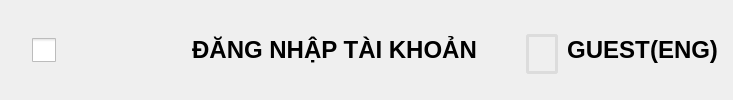
     <widget class="QWidget" name="widget_header" native="true">
      <property name="sizePolicy">
       <sizepolicy hsizetype="Minimum" vsizetype="Minimum">
        <horstretch>0</horstretch>
        <verstretch>0</verstretch>
       </sizepolicy>
      </property>
      <layout class="QHBoxLayout" name="horizontalLayout_2">
       <property name="spacing">
        <number>0</number>
       </property>
       <property name="leftMargin">
        <number>0</number>
       </property>
       <property name="topMargin">
        <number>0</number>
       </property>
       <property name="rightMargin">
        <number>0</number>
       </property>
       <property name="bottomMargin">
        <number>0</number>
       </property>
       <item>
        <widget class="QPushButton" name="input_open_invoice_button">
         <property name="sizePolicy">
          <sizepolicy hsizetype="Expanding" vsizetype="Maximum">
           <horstretch>0</horstretch>
           <verstretch>0</verstretch>
          </sizepolicy>
         </property>
         <property name="maximumSize">
          <size>
           <width>50</width>
           <height>40</height>
          </size>
         </property>
         <property name="sizeIncrement">
          <size>
           <width>0</width>
           <height>40</height>
          </size>
         </property>
         <property name="font">
          <font/>
         </property>
         <property name="cursor">
          <cursorShape>PointingHandCursor</cursorShape>
         </property>
         <property name="styleSheet">
          <string notr="true">QPushButton {
    background-color: transparent;
    border: none;
    padding: 0;
    margin: 0;
    image: url(:/icon/images/icon/open_126062.png);
}

QPushButton:hover {
    image: url(:/icon/images/icon/person.png);
}

QPushButton:pressed {
    background-color: transparent;
}

QPushButton:disabled {
    background-color: transparent;
    image: none;
}
</string>
         </property>
         <property name="text">
          <string/>
         </property>
         <property name="iconSize">
          <size>
           <width>32</width>
           <height>32</height>
          </size>
         </property>
        </widget>
       </item>
       <item>
        <widget class="QCheckBox" name="input_check_id_info_checkBox">
         <property name="sizePolicy">
          <sizepolicy hsizetype="Fixed" vsizetype="Fixed">
           <horstretch>0</horstretch>
           <verstretch>0</verstretch>
          </sizepolicy>
         </property>
         <property name="toolTip">
          <string>Load thông tin liên quan mã CID hiện tại</string>
         </property>
         <property name="styleSheet">
          <string notr="true">QCheckBox::indicator {
    width: 24px; /* Chiều rộng icon */
    height: 24px; /* Chiều cao icon */
}

QCheckBox::indicator:unchecked {
    image: url(:/icon/images/icon/load_off.png); /* Đường dẫn đến biểu tượng unchecked */
}

QCheckBox::indicator:checked {
    image: url(:/icon/images/icon/load_on.png); /* Đường dẫn đến biểu tượng checked */
}
</string>
         </property>
         <property name="text">
          <string/>
         </property>
         <property name="checked">
          <bool>false</bool>
         </property>
        </widget>
       </item>
       <item>
        <spacer name="horizontalSpacer_10">
         <property name="orientation">
          <enum>Qt::Horizontal</enum>
         </property>
         <property name="sizeHint" stdset="0">
          <size>
           <width>40</width>
           <height>20</height>
          </size>
         </property>
        </spacer>
       </item>
       <item>
        <widget class="QLabel" name="input_logo_label">
         <property name="sizePolicy">
          <sizepolicy hsizetype="Fixed" vsizetype="Fixed">
           <horstretch>0</horstretch>
           <verstretch>0</verstretch>
          </sizepolicy>
         </property>
         <property name="minimumSize">
          <size>
           <width>70</width>
           <height>42</height>
          </size>
         </property>
         <property name="maximumSize">
          <size>
           <width>70</width>
           <height>42</height>
          </size>
         </property>
         <property name="font">
          <font>
           <weight>75</weight>
           <bold>true</bold>
          </font>
         </property>
         <property name="styleSheet">
          <string notr="true"/>
         </property>
         <property name="text">
          <string/>
         </property>
         <property name="pixmap">
          <pixmap resource="lib_icon_InventoryManagement.qrc">:/icon/images/icon/logo.png</pixmap>
         </property>
         <property name="scaledContents">
          <bool>true</bool>
         </property>
         <property name="alignment">
          <set>Qt::AlignCenter</set>
         </property>
        </widget>
       </item>
       <item>
        <spacer name="horizontalSpacer_12">
         <property name="orientation">
          <enum>Qt::Horizontal</enum>
         </property>
         <property name="sizeType">
          <enum>QSizePolicy::Fixed</enum>
         </property>
         <property name="sizeHint" stdset="0">
          <size>
           <width>20</width>
           <height>20</height>
          </size>
         </property>
        </spacer>
       </item>
       <item>
        <widget class="QLabel" name="title_label">
         <property name="sizePolicy">
          <sizepolicy hsizetype="Minimum" vsizetype="Minimum">
           <horstretch>0</horstretch>
           <verstretch>0</verstretch>
          </sizepolicy>
         </property>
         <property name="font">
          <font>
           <pointsize>18</pointsize>
           <weight>75</weight>
           <bold>true</bold>
          </font>
         </property>
         <property name="frameShape">
          <enum>QFrame::NoFrame</enum>
         </property>
         <property name="text">
          <string>ĐĂNG NHẬP TÀI KHOẢN</string>
         </property>
         <property name="alignment">
          <set>Qt::AlignCenter</set>
         </property>
        </widget>
       </item>
       <item>
        <spacer name="horizontalSpacer_11">
         <property name="orientation">
          <enum>Qt::Horizontal</enum>
         </property>
         <property name="sizeHint" stdset="0">
          <size>
           <width>40</width>
           <height>10</height>
          </size>
         </property>
        </spacer>
       </item>
       <item>
        <widget class="QWidget" name="widget_user" native="true">
         <layout class="QGridLayout" name="gridLayout" columnstretch="0,0,0,0">
          <property name="sizeConstraint">
           <enum>QLayout::SetDefaultConstraint</enum>
          </property>
          <property name="leftMargin">
           <number>0</number>
          </property>
          <property name="topMargin">
           <number>0</number>
          </property>
          <property name="rightMargin">
           <number>0</number>
          </property>
          <property name="bottomMargin">
           <number>0</number>
          </property>
          <property name="spacing">
           <number>0</number>
          </property>
          <item row="0" column="0">
           <widget class="QWidget" name="horizontalWidget_image_user" native="true">
            <layout class="QHBoxLayout" name="horizontalLayout">
             <item>
              <widget class="QLabel" name="image_user_label">
               <property name="sizePolicy">
                <sizepolicy hsizetype="Fixed" vsizetype="Fixed">
                 <horstretch>0</horstretch>
                 <verstretch>0</verstretch>
                </sizepolicy>
               </property>
               <property name="minimumSize">
                <size>
                 <width>32</width>
                 <height>40</height>
                </size>
               </property>
               <property name="maximumSize">
                <size>
                 <width>32</width>
                 <height>32</height>
                </size>
               </property>
               <property name="font">
                <font>
                 <weight>75</weight>
                 <bold>true</bold>
                </font>
               </property>
               <property name="styleSheet">
                <string notr="true">QLabel {
    border: 3px solid #dcdcdc; /* Viền nhẹ nhàng */
    border-radius: 3px; /* Bo tròn thành hình tròn */
}

QLabel:hover {
    border: 4px solid #3B82F6; /* Viền xanh khi được focus */
}
</string>
               </property>
               <property name="text">
                <string/>
               </property>
               <property name="pixmap">
                <pixmap resource="lib_icon_InventoryManagement.qrc">:/icon/images/icon/User.png</pixmap>
               </property>
               <property name="scaledContents">
                <bool>true</bool>
               </property>
               <property name="alignment">
                <set>Qt::AlignCenter</set>
               </property>
              </widget>
             </item>
            </layout>
           </widget>
          </item>
          <item row="0" column="3">
           <widget class="QLabel" name="team_user_label">
            <property name="sizePolicy">
             <sizepolicy hsizetype="Minimum" vsizetype="Minimum">
              <horstretch>0</horstretch>
              <verstretch>0</verstretch>
             </sizepolicy>
            </property>
            <property name="font">
             <font>
              <pointsize>18</pointsize>
              <weight>75</weight>
              <bold>true</bold>
             </font>
            </property>
            <property name="frameShape">
             <enum>QFrame::NoFrame</enum>
            </property>
            <property name="text">
             <string>(ENG)</string>
            </property>
            <property name="alignment">
             <set>Qt::AlignCenter</set>
            </property>
            <property name="margin">
             <number>7</number>
            </property>
           </widget>
          </item>
          <item row="0" column="2">
           <widget class="QLabel" name="name_user_label">
            <property name="sizePolicy">
             <sizepolicy hsizetype="Minimum" vsizetype="Minimum">
              <horstretch>0</horstretch>
              <verstretch>0</verstretch>
             </sizepolicy>
            </property>
            <property name="font">
             <font>
              <pointsize>18</pointsize>
              <weight>75</weight>
              <bold>true</bold>
             </font>
            </property>
            <property name="frameShape">
             <enum>QFrame::NoFrame</enum>
            </property>
            <property name="text">
             <string>GUEST</string>
            </property>
            <property name="alignment">
             <set>Qt::AlignCenter</set>
            </property>
           </widget>
          </item>
         </layout>
        </widget>
       </item>
       <item>
        <spacer name="horizontalSpacer_26">
         <property name="orientation">
          <enum>Qt::Horizontal</enum>
         </property>
         <property name="sizeType">
          <enum>QSizePolicy::Fixed</enum>
         </property>
         <property name="sizeHint" stdset="0">
          <size>
           <width>15</width>
           <height>20</height>
          </size>
         </property>
        </spacer>
       </item>
      </layout>
     </widget>
